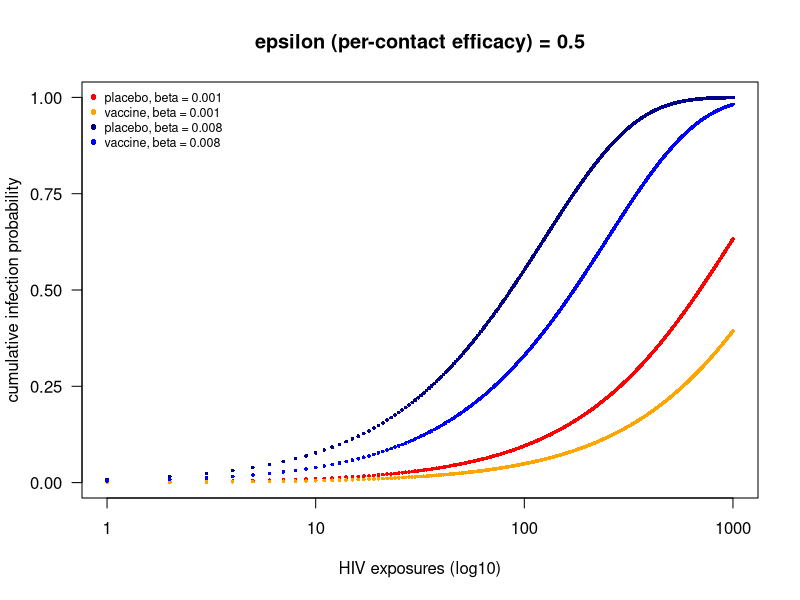
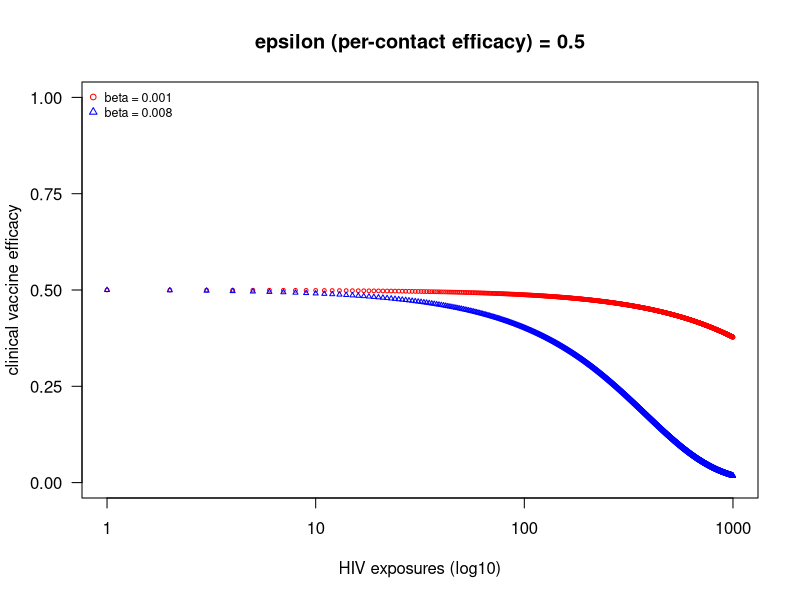

These figures' R source, in order:

#beta <- 0.003   # per-exposure infection probability
#(1 - beta)  # per-exposure probability of remaining negative
#(1 - beta)^N  # probability of remaining negative after N exposures
#1 - (1 - beta)^N # probability of infection after N exposures

#epsilon = 0.3
exposures <- seq(1, 1000, by=1)

# Function to calculate cumulative infection probabilities
infection.probs <- function(beta, exposures, epsilon){
  placebo.infection.probability <- 1 - (1 - beta)^exposures
  vaccine.infection.probability <- 1 - (1 - (1-epsilon)*beta)^exposures
  df <- as.data.frame(cbind(placebo.infection.probability, vaccine.infection.probability))
  df$VE <- 1 - (df$vaccine.infection.probability/df$placebo.infection.probability)
  df$exposures <- exposures
  return(df)
}

df.beta.001 <- infection.probs(beta = 0.001, exposures, epsilon = 0.5)
df.beta.008 <- infection.probs(beta = 0.008, exposures, epsilon = 0.5)

### Plot of cumulative infection probability ###

plot(exposures, df.beta.001$placebo.infection.probability, 
     log = "x",
     col = "red",
     xlab = "HIV exposures (log10)",
     ylab = "cumulative infection probability",
     xaxt = "n",
     yaxt = "n",
     ylim = c(0, 1),
     main = "epsilon (per-contact efficacy) = 0.5",
     cex = 0.5,
     pch = 16)
axis(1, c(1, 10, 100, 1000))
axis(2, seq(0, 1, 0.25), las=2)     
legend("topleft", legend = c("placebo, beta = 0.001", 
                             "vaccine, beta = 0.001",
                             "placebo, beta = 0.008",
                             "vaccine, beta = 0.008"),
                col = c("red", "orange", "blue4", "blue"), 
                pch = 16,
                cex = 0.75,
                bty = "n")
points(exposures, df.beta.001$vaccine.infection.probability, pch = 16, cex = 0.5, col = "orange")
points(exposures, df.beta.008$placebo.infection.probability, pch = 16, cex = 0.5, col = "blue4")
points(exposures, df.beta.008$vaccine.infection.probability, pch = 16, cex = 0.5, col = "blue")

### Plot of clinical vaccine efficacy ###

plot(exposures, df.beta.001$VE,
     ylim = c(0, 1),
     log = "x",
     xaxt = "n",
     yaxt = "n",
     xlab = "HIV exposures (log10)",
     ylab = "clinical vaccine efficacy",
     col = "red",
     main = "epsilon (per-contact efficacy) = 0.5",
     cex = 0.5)
axis(1, c(1, 10, 100, 1000))
axis(2, seq(0, 1, 0.25), las=2)  
legend("topleft", legend = c("beta = 0.001", 
                             "beta = 0.008"),
       col = c("red", "blue"), 
       pch = c(1, 2),
       cex = 0.75,
       bty = "n")
points(exposures, df.beta.008$VE, pch = 2, cex = 0.5, col = "blue")


